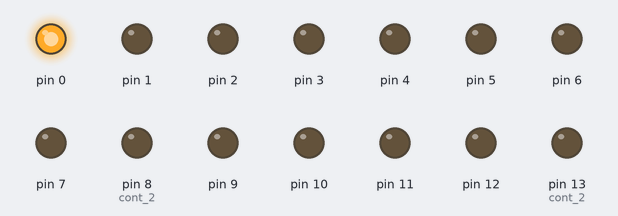
Bench run of a sketch on a simulated Arduino Uno, built with avr-gcc and run on an emulated ATmega328P. Parts: output pins drawn as LEDs (lit = HIGH).

Above: at 0.05 s.
At 3.17 s:
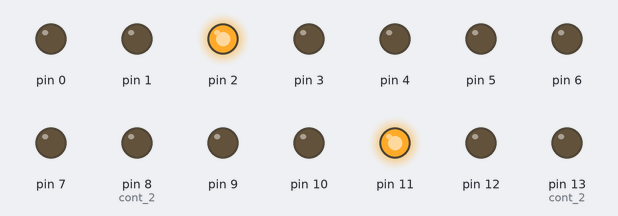
At 3.77 s:
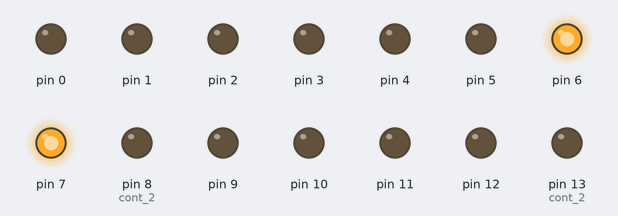
At 4.37 s:
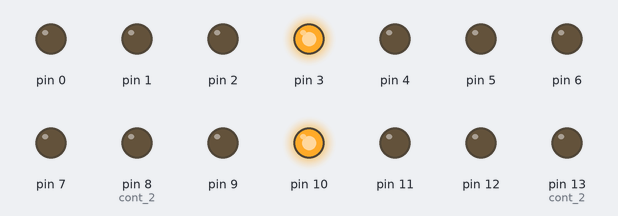
At 5.6 s:
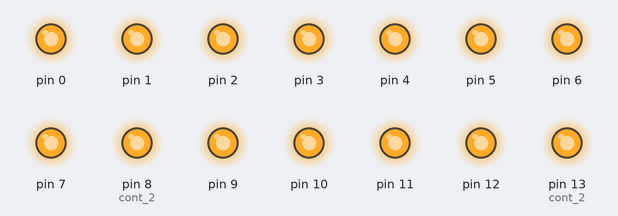
At 6.5 s:
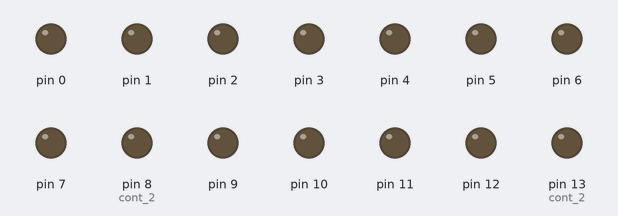
Timing chart, 0 to 8.0 s (numbered marks = the images above):
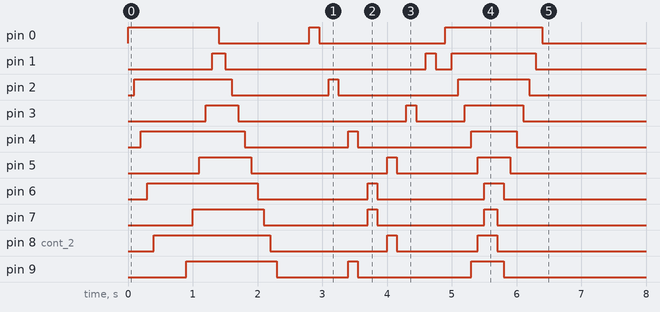

Measured:
- by itself, pin 0: goes HIGH 1.4 s, LOW 1.4 s, HIGH 0.15 s, LOW 2.0 s, HIGH 1.5 s, then LOW
- by itself, pin 1: goes HIGH 0.20 s, LOW 3.1 s, HIGH 0.15 s, LOW 0.25 s, HIGH 1.3 s, then LOW
- by itself, pin 2: goes HIGH 1.5 s, LOW 1.5 s, HIGH 0.15 s, LOW 1.9 s, HIGH 1.1 s, then LOW
- by itself, pin 3: goes HIGH 0.50 s, LOW 2.6 s, HIGH 0.15 s, LOW 0.75 s, HIGH 0.90 s, then LOW
- by itself, pin 4: goes HIGH 1.6 s, LOW 1.6 s, HIGH 0.15 s, LOW 1.8 s, HIGH 0.70 s, then LOW
- by itself, pin 5: goes HIGH 0.80 s, LOW 2.1 s, HIGH 0.15 s, LOW 1.3 s, HIGH 0.50 s, then LOW
- by itself, pin 6: goes HIGH 1.7 s, LOW 1.7 s, HIGH 0.15 s, LOW 1.7 s, HIGH 0.30 s, then LOW
- by itself, pin 7: goes HIGH 1.1 s, LOW 1.6 s, HIGH 0.15 s, LOW 1.7 s, HIGH 0.20 s, then LOW

The sketch:

Deber1JuegodeLuces.ino
```cpp
/*      3 JUEGOS DE 14 LUCES EMPLEANDO CICLOS
 *
 * Este programa consta de 3 juegos de luces con 14 leds.
 * Los 14 leds constan de 2 colores, 7 rojos y 7 verdes y están ubicados alternadamente.
 * Juego 1: Se prenden comenzando desde la parte de abajo los leds rojos, luego desde la parte de arriba se prenden los verdes,
 *  y al final se apagan uno a uno desde abajo.
 * Juego 2: Se prenden de dos en dos (uno de cada extremo) por 1 segundo en linea, saltando uno. y se apagan antes de encender el siguiente,
 *  y al llegar al centro , siguen prendiendose y apagándose los que faltaban desde el centro hasta los extremos.
 * Juego 3: Se van prendiendo desde los extremos en serie hacia el centro, y al momento de estar encendidos todos, empiezan a apagarse de dos en dos desde el centro
 *  hacia los extremos.
 *
 *
 * NOMBRE: Israel Gudiño Pabón
 * FECHA DE ENTREGA: 20/10/2016
 */
int cont_1;
int cont_2;
void setup() {
  // put your setup code here, to run once:
  pinMode (0, OUTPUT);
  pinMode (1, OUTPUT);
  pinMode (2, OUTPUT);
  pinMode (3, OUTPUT);
  pinMode (4, OUTPUT);
  pinMode (5, OUTPUT);
  pinMode (6, OUTPUT);
  pinMode (7, OUTPUT);
  pinMode (8, OUTPUT);
  pinMode (9, OUTPUT);
  pinMode (10, OUTPUT);
  pinMode (11, OUTPUT);
  pinMode (12, OUTPUT);
  pinMode (13, OUTPUT);

  }
//Juego de luces 1
  void loop() {
    // put your main code here, to run repeatedly:


    for (cont_1 = 0; cont_1 < 14; cont_1 = cont_1 + 2) {
      digitalWrite(cont_1, HIGH);
      delay(100);
    }

    for (cont_1 = 13; cont_1 >= 0; cont_1 = cont_1 - 2) {
      digitalWrite(cont_1, HIGH);
      delay(100);
    }

    for (cont_1 = 0; cont_1 < 14; cont_1++) {
      digitalWrite(cont_1, LOW);
      delay(100);
    }

  //Juego de luces 2
for (cont_1 = 0, cont_2=13; cont_1 < 14; cont_1 = cont_1 + 2,cont_2 = cont_2 - 2) {
      digitalWrite(cont_1, HIGH);
      digitalWrite(cont_2, HIGH);
      delay(150);
      digitalWrite(cont_1, LOW);
      digitalWrite(cont_2, LOW);
      delay(150);
         }


  //Juego de luces 3

      for (cont_1 = 0, cont_2=13; cont_1 < 8; cont_1++,cont_2--) {
      digitalWrite(cont_1, HIGH);
      digitalWrite(cont_2, HIGH);
      delay(100);
    }

   for (cont_1 = 7, cont_2=8; cont_1 < 8; cont_1--,cont_2++) {
      digitalWrite(cont_1, LOW);
      digitalWrite(cont_2, LOW);
      delay(100);
    }


  }
```
